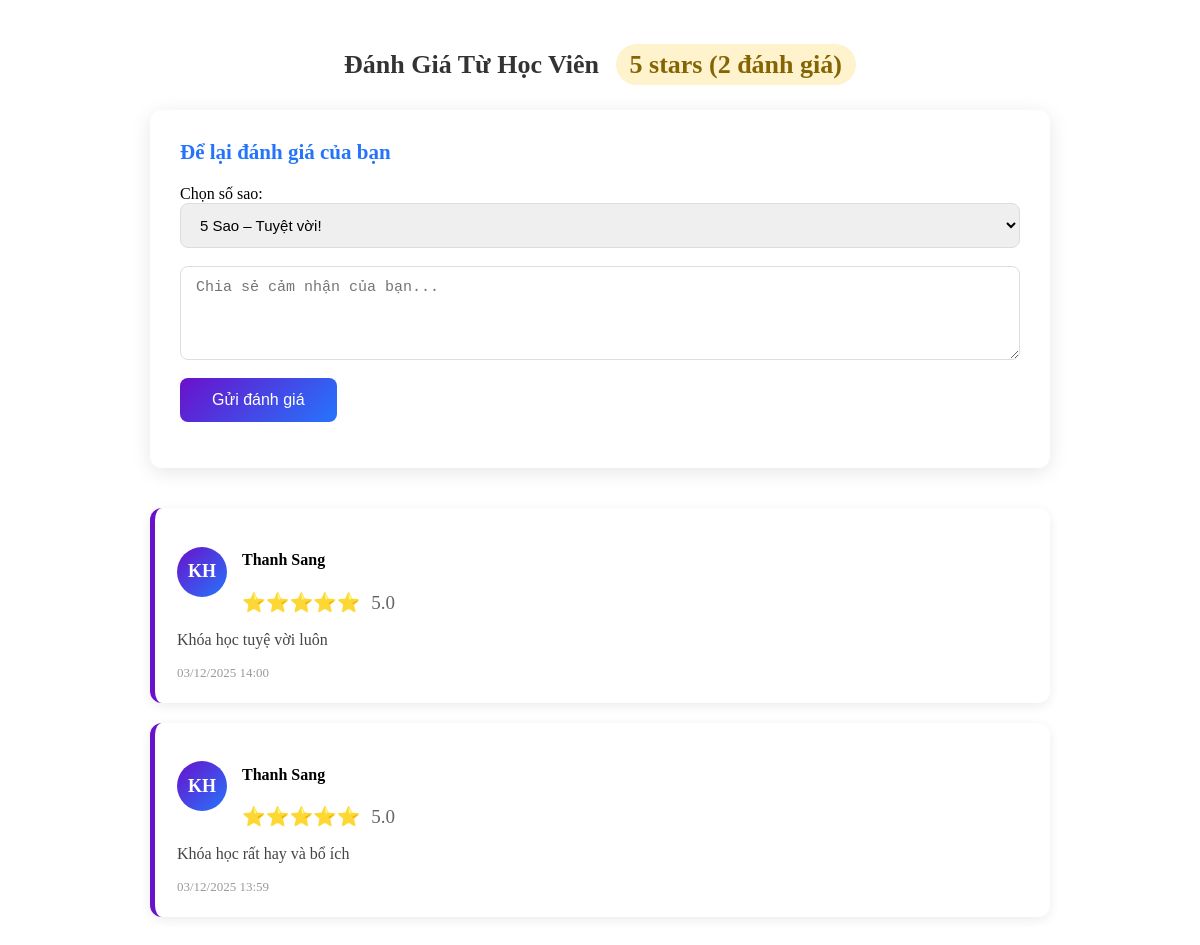
/review.php?id=1 (signed in), run on the app's committed database.
### tables this page shows
CREATE TABLE `reviews` (
  `id` int(11) NOT NULL,
  `course_id` int(11) DEFAULT NULL,
  `user_id` int(11) DEFAULT NULL,
  `rating` int(11) DEFAULT NULL CHECK (`rating` between 1 and 5),
  `comment` text DEFAULT NULL,
  `ngay_tao` datetime DEFAULT current_timestamp()
);

### review.php (the view, shortened to what this page needs)
<?php
$db = (new Database())->connect();
$courseId = isset($_GET['id']) ? intval($_GET['id']) : 0;
$reviews = [];
$avgRating = 0;
$totalReviews = 0;
if ($courseId > 0) {
    $stmt = $db->prepare("SELECT * FROM reviews WHERE course_id = ? ORDER BY ngay_tao DESC");
    $stmt->bind_param("i", $courseId);
    $stmt->execute();
    $result = $stmt->get_result();
    while ($row = $result->fetch_assoc()) {
        $reviews[] = $row;
    }
    $totalReviews = count($reviews);
    if ($totalReviews > 0) {
        $sum = array_sum(array_column($reviews, 'rating'));
        $avgRating = round($sum / $totalReviews, 1);
    }
}
?>
<section class="reviews-section" id="reviews">
    <div class="reviews-container">
        <h2 class="section-title">
            Đánh Giá Từ Học Viên
            <?php if ($totalReviews > 0): ?>
                <span class="rating-summary">
                    <?= $avgRating ?> stars (<?= $totalReviews ?> đánh giá)
                </span>
            <?php endif; ?>
        </h2>
        <div class="review-form-card">
            <h3>Để lại đánh giá của bạn</h3>
            <form method="POST">
                <div class="form-group">
                    <label>Chọn số sao:</label>
                    <select name="so_sao" required>
                        <option value="5">5 Sao – Tuyệt vời!</option>
                    </select>
                </div>
                <div class="form-group">
                    <textarea name="noi_dung" rows="4" placeholder="Chia sẻ cảm nhận của bạn..." required></textarea>
                </div>
                <button type="submit" class="submit-review-btn">Gửi đánh giá</button>
            </form>
        </div>
        <div class="reviews-list">
            <?php if ($totalReviews > 0): ?>
                <?php foreach ($reviews as $r): ?>
                    <div class="review-card">
                        <div class="review-header">
                            <div class="reviewer-avatar">
                                <?= strtoupper(mb_substr($r['ten_nguoi_danh_gia'] ?? 'KH', 0, 2, 'UTF-8')) ?>
                            </div>
                            <div class="reviewer-info">
                                <h4><?= htmlspecialchars($_SESSION['username'] ?? 'Khách') ?></h4>
                               <div class="stars">
    <?php
        $rating = intval($r['rating']);
        echo str_repeat('⭐', $rating);
    ?>
    <span class="rating-text"><?= htmlspecialchars($r['rating']) ?>.0</span>
</div>
                            </div>
                        </div>
                        <p class="review-content"><?= nl2br(htmlspecialchars($r['comment'])) ?></p>
                        <small class="review-date"><?= date('d/m/Y H:i', strtotime($r['ngay_tao'])) ?></small>
                    </div>
                <?php endforeach; ?>
            <?php endif; ?>
        </div>
    </div>
</section>

### review.php (style rules this page uses)
.reviews-section { max-width:900px; margin:50px auto; padding:0 20px; }
.section-title { text-align:center; font-size:26px; color:#333; margin-bottom:30px; }
.rating-summary { background:#fff3cd; color:#856404; padding:6px 14px; border-radius:30px; font-weight:bold; margin-left:10px; }
.review-form-card { background:#fff; padding:30px; border-radius:12px; box-shadow:0 4px 20px rgba(0,0,0,.1); margin-bottom:40px; }
.review-form-card h3 { margin:0 0 20px; color:#2575fc; font-size:21px; }
.form-group { margin-bottom:18px; }
.form-group input, .form-group textarea, .form-group select { width:100%; padding:12px 15px; border:1px solid #ddd; border-radius:8px; font-size:15px; }
.submit-review-btn { background:linear-gradient(135deg,#6a11cb,#2575fc); color:#fff; border:none; padding:13px 32px; border-radius:8px; font-size:16px; cursor:pointer; }
.reviews-list { display:grid; gap:20px; }
.review-card { background:#fff; padding:22px; border-radius:12px; box-shadow:0 3px 12px rgba(0,0,0,.08); border-left:5px solid #6a11cb; }
.review-header { display:flex; align-items:center; gap:15px; margin-bottom:12px; }
.reviewer-avatar { width:50px; height:50px; background:linear-gradient(135deg,#6a11cb,#2575fc); color:#fff; border-radius:50%; display:flex; align-items:center; justify-content:center; font-weight:bold; font-size:18px; }
.stars { color:#ffb400; font-size:19px; }
.rating-text { color:#666; margin-left:6px; }
.review-content { line-height:1.7; color:#444; margin:12px 0; }
.review-date { color:#999; font-size:13px; }

### data on the page
reviews: ten_nguoi_danh_gia "KH", rating "⭐⭐⭐⭐⭐", rating "5", comment "Khóa học tuyệ vời luôn", ngay_tao "03/12/2025 14:00"
reviews: ten_nguoi_danh_gia "KH", rating "⭐⭐⭐⭐⭐", rating "5", comment "Khóa học rất hay và bổ ích", ngay_tao "03/12/2025 13:59"

### other printed values
$avgRating "5"
$totalReviews "2"
